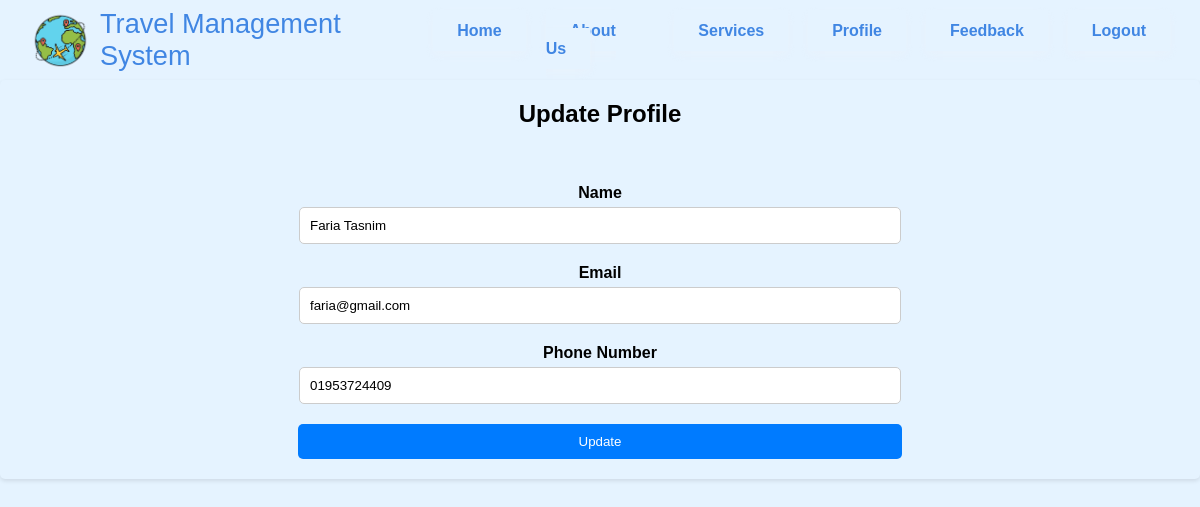
Before: /update_customer.php (signed in) with the older database file.
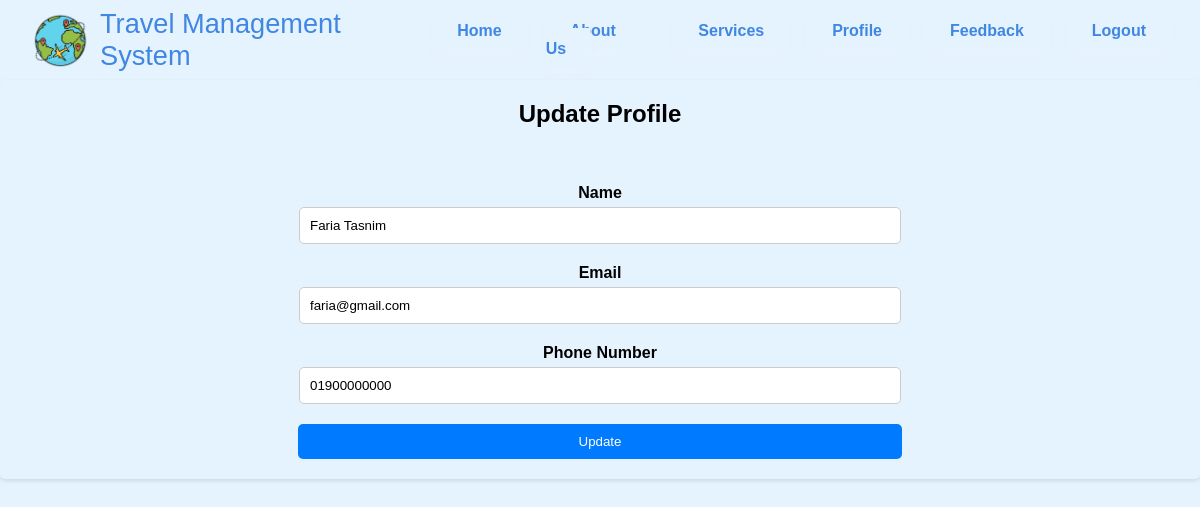
After: the same page with the newer database file.
### tables this page shows
CREATE TABLE `user` (
  `id` int(6) UNSIGNED NOT NULL,
  `username` varchar(30) NOT NULL,
  `password` varchar(30) NOT NULL,
  `email` varchar(50) NOT NULL,
  `full_name` varchar(50) NOT NULL,
  `phone_number` varchar(20) NOT NULL,
  `user_type` enum('customer','admin') NOT NULL DEFAULT 'customer'
);

### update_customer.php (the view, shortened to what this page needs)
<?php
$host = "localhost";
$user = "root";
$password = "";
$db = "cse470";
$data = mysqli_connect($host, $user, $password, $db);
$sql = "SELECT * FROM user WHERE username = '{$_SESSION['username']}'";
$result = mysqli_query($data, $sql);
$info = $result->fetch_assoc();
?>
<!DOCTYPE html>
<html>
    <header>
    <?php
include "navbar.php"
?>
</header>
<head>
</head>
<body>
	<div class="content">
        <center>
            <h1>Update Profile</h1>
            <br><br>
            <div class="div_deg">
                <form action="#" method="POST">
                    <div>
                        <label>Name</label>
                        <input type="text" name="full_name" value="<?php echo $info['full_name']; ?>" >
                    </div>
                    <div>
                        <label>Email</label>
                        <input type="email" name="email" value="<?php echo $info['email']; ?>" >
                    </div>
                    <div>
                        <label>Phone Number</label>
                        <input type="tel" name="phone_number" value="<?php echo $info['phone_number']; ?>" >
                    </div>
                    <div>
                        <input type="submit" class="btn btn-success" name="update" value="Update" >
                    </div>
                </form>
            </div>
        </center>
	</div>
</body>
</html>

Changed rows visible on the page:
changed user "Faria Tasnim": phone_number "01953724409" → "01900000000"
